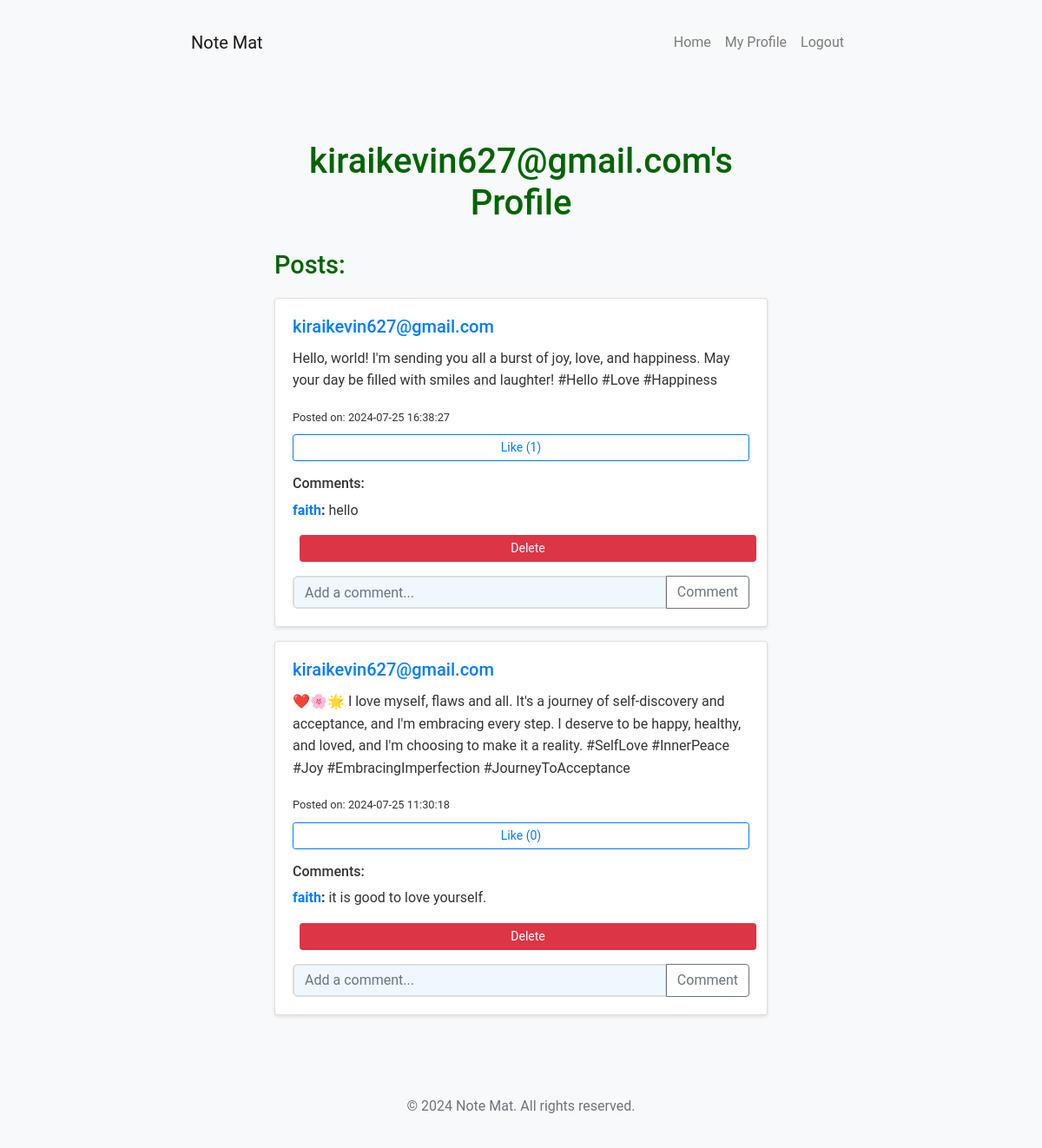
/profile/kiraikevin627@gmail.com (signed in), run on the app's committed database.
### models.py (models this page shows)
class User(UserMixin, db.Model):
    id = db.Column(db.Integer, primary_key=True)
    username = db.Column(db.String(64), unique=True, nullable=False)
    password = db.Column(db.String(128), nullable=False)
    posts = db.relationship('Post', backref='author', lazy='dynamic')
    comments = db.relationship('Comment', backref='author', lazy='dynamic')
    likes = db.relationship('Like', backref='user', lazy='dynamic')

class Post(db.Model):
    id = db.Column(db.Integer, primary_key=True)
    content = db.Column(db.Text, nullable=False)
    timestamp = db.Column(db.DateTime, index=True, default=datetime.utcnow)
    user_id = db.Column(db.Integer, db.ForeignKey('user.id'))
    comments = db.relationship('Comment', backref='post', lazy='dynamic', cascade='all, delete-orphan')
    likes = db.relationship('Like', backref='post', lazy='dynamic', cascade='all, delete-orphan')

class Comment(db.Model):
    id = db.Column(db.Integer, primary_key=True)
    content = db.Column(db.Text, nullable=False)
    timestamp = db.Column(db.DateTime, index=True, default=datetime.utcnow)
    user_id = db.Column(db.Integer, db.ForeignKey('user.id'))
    post_id = db.Column(db.Integer, db.ForeignKey('post.id'))

### app.py (the view)
@app.route('/profile/<username>')
@login_required
def profile(username):
    user = User.query.filter_by(username=username).first_or_404()
    posts = Post.query.filter_by(author=user).order_by(Post.timestamp.desc()).all()
    return render_template('profile.html', user=user, posts=posts)

### app.py (called while the page is built)
@login_manager.user_loader
def load_user(user_id):
    return User.query.get(int(user_id))

### templates/profile.html (shortened to what this page needs)
{% extends "base.html" %}
{% block content %}
<div class="container">
    <h1>{{ user.username }}'s Profile</h1>
    <h2>Posts:</h2>
    {% for post in posts %}
    <div class="card mb-3">
        <div class="card-body">
            <h5 class="card-title">
                <a href="{{ url_for('profile', username=post.author.username) }}">{{ post.author.username }}</a>
            </h5>
            <p>{{ post.content }}</p>
            <small>Posted on: {{ post.timestamp.strftime('%Y-%m-%d %H:%M:%S') }}</small>
            <form action="{{ url_for('like_post', post_id=post.id) }}" method="post" class="mt-2">
                <button type="submit" class="btn btn-outline-primary btn-sm">Like ({{ post.likes.count() }})</button>
            </form>
            <h6 class="mt-3">Comments:</h6>
            {% for comment in post.comments %}
            <div class="comment mb-2">
                <p>
                    <strong>
                        <a href="{{ url_for('profile', username=comment.author.username) }}">{{ comment.author.username }}</a>:
                    </strong>
                    {{ comment.content }}
                    {% if current_user.id == comment.author.id %}
                        <form action="{{ url_for('delete_comment', comment_id=comment.id) }}" method="post" class="d-inline">
                            <button type="submit" class="btn btn-danger btn-sm ml-2">Delete</button>
                        </form>
                    {% endif %}
                </p>
            </div>
            {% endfor %}
            <form action="{{ url_for('comment_post', post_id=post.id) }}" method="post" class="mt-2">
                <div class="input-group">
                    <input type="text" name="content" class="form-control" placeholder="Add a comment...">
                    <div class="input-group-append">
                        <button class="btn btn-outline-secondary" type="submit">Comment</button>
                    </div>
                </div>
            </form>
        </div>
    </div>
    {% endfor %}
</div>
{% endblock %}

### static/styles.css (style rules this page uses)
:root { --bg-color: #f0f8ff; --text-color: #333; --header-color: #006400; --section-bg: #ffffff; --button-bg: #4CAF50; --button-hover: #45a049; --input-border: #ddd; --result-bg: #e6e6e6; }
body { font-family: 'Roboto', Arial, sans-serif; line-height: 1.6; margin: 0; padding: 0; background-color: var(--bg-color); color: var(--text-color); transition: background-color 0.3s, color 0.3s; }
.container { width: 80%; max-width: 1200px; margin: auto; overflow: hidden; padding: 20px; }
h1 { color: var(--header-color); text-align: center; font-size: 2.5em; margin-bottom: 30px; }
h2 { color: var(--header-color); font-size: 1.8em; margin-bottom: 20px; }
input[type="text"], input[type="password"], input[type="number"], textarea, select { width: 100%; padding: 12px; margin-bottom: 15px; border: 2px solid var(--input-border); border-radius: 6px; font-size: 16px; transition: border-color 0.3s; background-color: var(--bg-color); color: var(--text-color); }
button { display: block; width: 100%; padding: 12px; background: var(--button-bg); color: white; border: none; border-radius: 6px; font-size: 18px; cursor: pointer; transition: background-color 0.3s; }
body { background-color: #f8f9fa; }
.container { max-width: 800px; }
.card { box-shadow: 0 2px 4px rgba(0,0,0,0.1); }
.btn-danger { background-color: #dc3545; border-color: #dc3545; color: white; }

### data on the page
User: username "kiraikevin627@gmail.com"
Post: author.username "kiraikevin627@gmail.com", content "Hello, world! I'm sending you all a burst of joy, love, and happiness. May your day be filled with smiles and laughter! #Hello #Love #Happiness", timestamp "2024-07-25 16:38:27", likes.count "1"
Comment: author.username "faith", content "hello"
Post: author.username "kiraikevin627@gmail.com", content "❤️🌸🌟 I love myself, flaws and all. It's a journey of self-discovery and acceptance, and I'm embracing every step. I deserve to be happy, healthy, and loved, and I'm choosing to make it a reality. #SelfLove #InnerPeace #Joy #EmbracingImperfection #JourneyToAcceptance", timestamp "2024-07-25 11:30:18", likes.count "0"
Comment: author.username "faith", content "it is good to love yourself."
